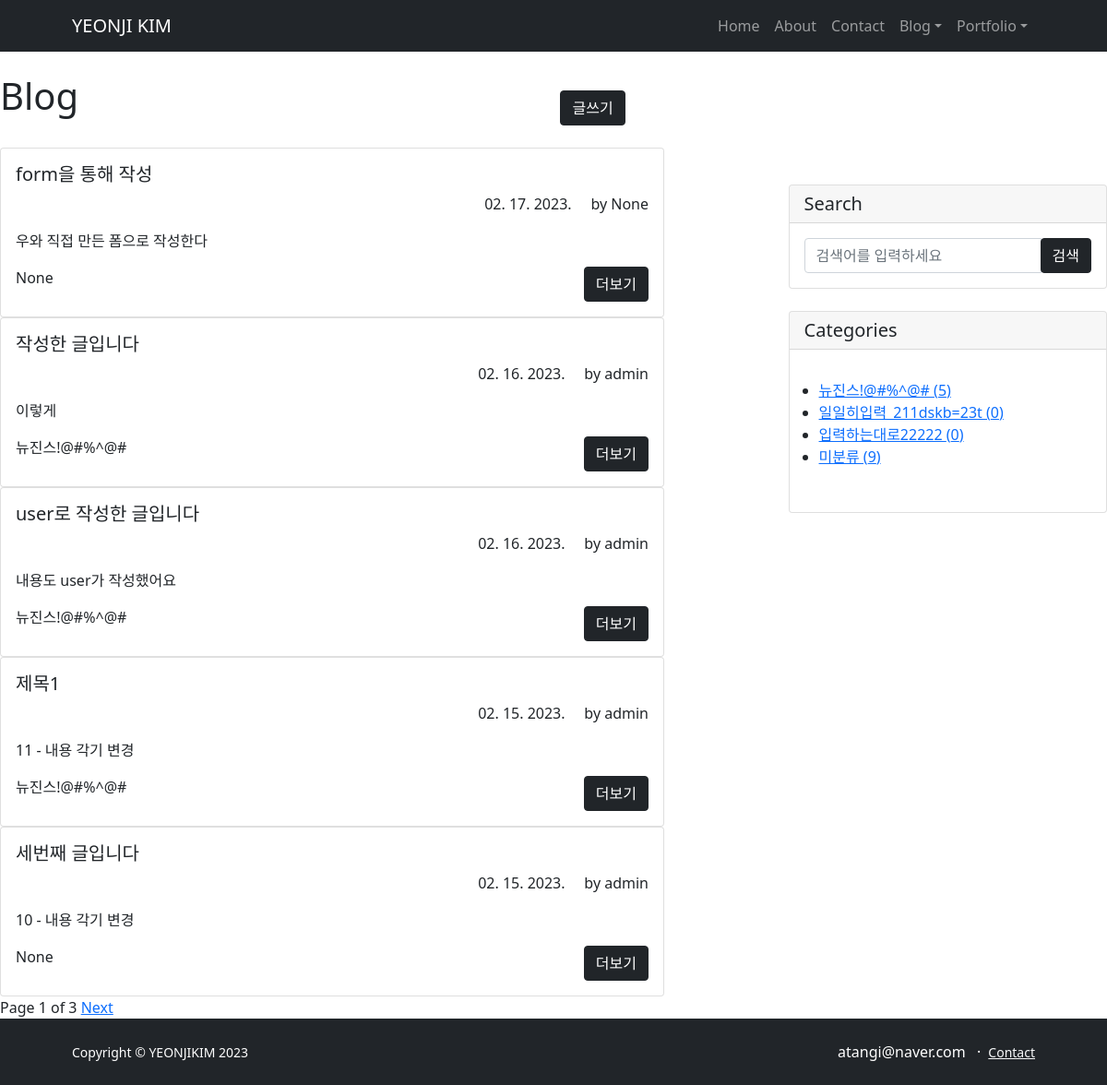
/post_list/, run on the app's committed database.
### blog/models.py (models this page shows, shortened)
class Post(models.Model):
    title = models.CharField(max_length=50)
    content = models.TextField()
    header_img = models.ImageField(upload_to='blog/images/%Y/%m/%d/', blank=True)
    file_upload = models.FileField(upload_to='blog/files/%Y/%m/%d/', blank=True)
    created_at = models.DateTimeField(auto_now_add=True)  # 아예 값 자체가 지금 시간으로 입력되어 들어감(우리가 변경할 필요 없음)
    updated_at = models.DateTimeField(auto_now=True)  # 값을 변경할 수 있음. default 값으로 현재시간이 찍혀있음
    author = models.ForeignKey(User, on_delete=models.SET_NULL, null=True)
    category = models.ForeignKey(Category, on_delete=models.SET_NULL, null=True, blank=True)
    tag = models.ManyToManyField(Tag, blank=True)
    def get_absolute_url(self):
        return f'/blog/{self.pk}/'

class Category(models.Model):
    categoryName = models.CharField(max_length=30, unique=True)
    slug = models.SlugField(max_length=30, unique=True, allow_unicode=True)
    def __str__(self):
        return self.categoryName
    def get_absolute_url(self):
        return f'/blog/category/{self.slug}/'
    class Meta:
        verbose_name_plural = 'categories'

### blog/views.py (the view)
# urls.py: path('post_list/', views.PostList.as_view(), name="post_list"), # '' : blog 뒤에 달린 주소가 없음을 의미함
class PostList(ListView):  # post_list 라고 생긴 template과 model을 조합합니다.
    model = Post
    ordering = '-pk'
    paginate_by = 5 # n개씩 잘라서 data(record)를 전송해주는 속성. views.py에서도, urls.py도 줄 수 있습니다
    paginate_orphans = 3 # 자투리 101개 있음 -> 5개씩 값을 꺼내오면 마지막 남는 1개(orphan)가 있음...
    context_object_name = 'posts'
    def get_context_data(self, **kwargs): # 함수의 파라미터를 개수 안 정해서 k-v 순으로 만들어 보내겠다
        context = super(PostList, self).get_context_data(**kwargs)
        context['first_post'] = Post.objects.all().last() # first_post라는 이름으로 하나 더 값을 만들어서 전달할게요
        context['categories'] = Category.objects.all()
        context['no_category_post_count'] = Post.objects.filter(category=None).count()
        return context

### blog/templates/blog/post_list.html (shortened to what this page needs)
{% extends 'blog/base.html' %}
{% block page_area %}
    <br>
    <div class="d-flex justify-content-between align-items-end">
            <h1> Blog </h1>
            <a href="/create_post/" class="btn btn-dark">글쓰기</a> </p>
    </div>
    <br>
    <div class="d-flex justify-content-between">
        <div class="board">
        {% for post in posts %}
        <div class="card" style="width: 60vw;">
            <div class="card-body">
            <h5 class="card-title">{{ post.title }} </h5>
            <p class="card-text d-flex justify-content-end">{{ post.created_at|date:'m. d. Y.' }} &nbsp; &nbsp; by {{ post.author }}</p>
            <p class="card-text">{{ post.content|truncatewords:20 }}</p>
            <div class="card-end d-flex justify-content-between">
                {{ post.category }}  <p class="card-text">
                <a href="{{ post.get_absolute_url }}" class="btn btn-dark">더보기</a> </p>
            </div>
            </div>
        </div>
        {% endfor %}
        Page {{page_obj.number}} of {{page_obj.paginator.num_pages}}
        {% if page_obj.has_next %}
            <a href="?page={{page_obj.next_page_number}}">Next</a>
        {% endif %}
        </div>
        <div class="widget">
        {% include 'blog/search_widget.html' %}
        </div>
    </div>
{% endblock %}

### blog/templates/blog/search_widget.html (shortened to what this page needs)
<div style="top: 200px;" class="col sticky-top">
    <div class="card my-4">
        <h5 class="card-header">Search</h5>
        <div class="card-body">
            <div class="input-group">
                <input type="text" class="form-control" placeholder="검색어를 입력하세요" id="search-input">
                <span class="input-group-btn">
                        <button class="btn btn-dark" type="button" onclick="searchPost();">검색</button>
                    </span>
            </div>
        </div>
    </div>
    <div class="card my-3" id="categories-card">
        <h5 class="card-header">Categories</h5>
        <div class="card-body m-3">
            <div class="row">
                <ul>
                    {% for category in categories %}
                        <li>
                            <a href="{{ category.get_absolute_url }}">{{ category }} ({{ category.post_set.count }})</a>
                        </li>
                    {% endfor %}
                    <li>
                        <a href="/blog/category/no_category/">미분류 ({{ no_category_post_count }})</a>
                    </li>
                </ul>
            </div>
        </div>
    </div>
</div>

### data on the page
Post: title "form을 통해 작성", created_at "02. 17. 2023.", author "None", content "우와 직접 만든 폼으로 작성한다", category "None"
Post: title "작성한 글입니다", created_at "02. 16. 2023.", author "admin", content "이렇게", category "뉴진스!@#%^@#"
Post: title "user로 작성한 글입니다", created_at "02. 16. 2023.", author "admin", content "내용도 user가 작성했어요", category "뉴진스!@#%^@#"
Post: title "제목1", created_at "02. 15. 2023.", author "admin", content "11 - 내용 각기 변경", category "뉴진스!@#%^@#"
Post: title "세번째 글입니다", created_at "02. 15. 2023.", author "admin", content "10 - 내용 각기 변경", category "None"
Category: categoryName "뉴진스!@#%^@#", post_set.count "5"
Category: categoryName "일일히입력_211dskb=23t", post_set.count "0"
Category: categoryName "입력하는대로22222", post_set.count "0"

### other printed values
{{ page_obj.number }} "1"
{{ page_obj.paginator.num_pages }} "3"
{{ no_category_post_count }} "9"
